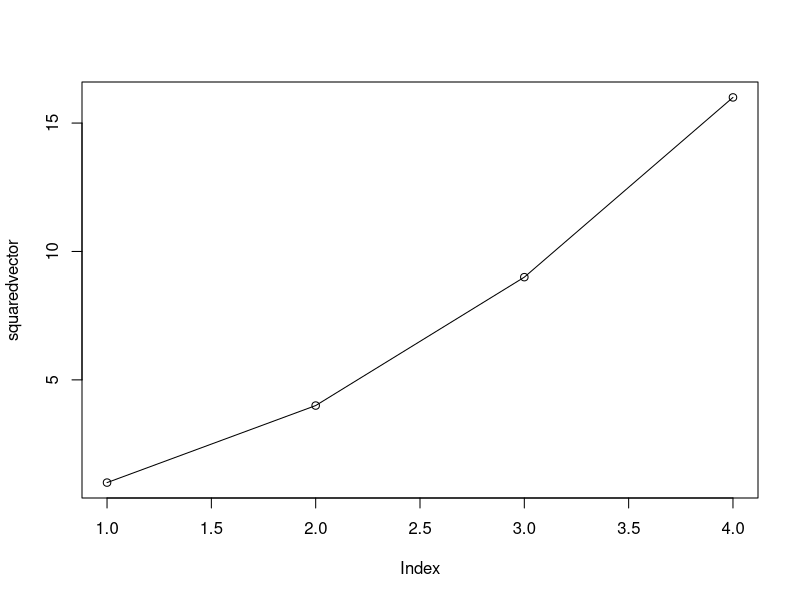
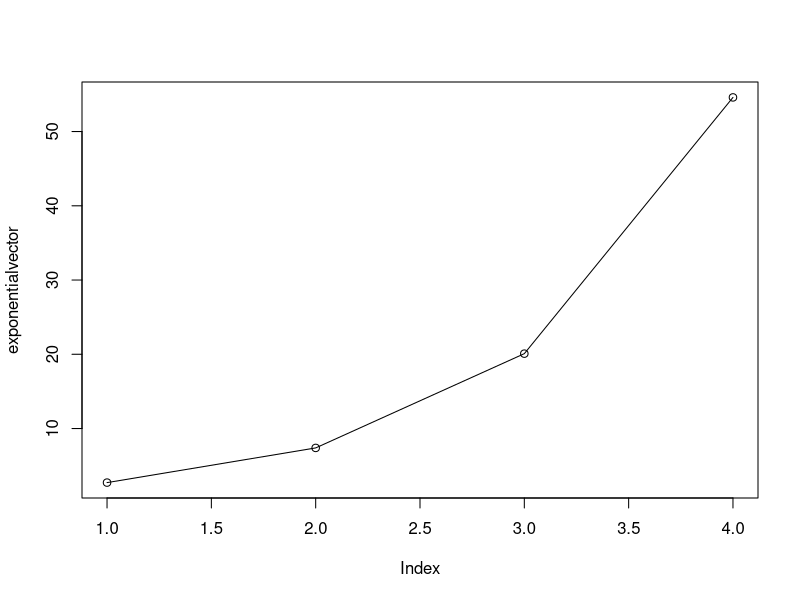
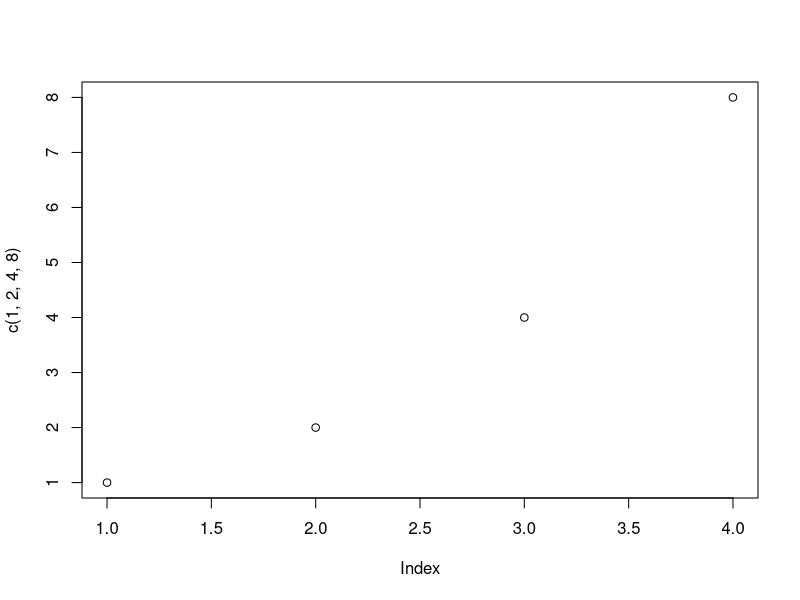

The R script that drew these images, in order:
































x <- c(1,2,3,4)

squared <- function(x){x^2}
exponential <- function(x){exp(x)}

squaredvector <- squared(x)
exponentialvector <- exponential(x)

plot(squaredvector, type = "o")
plot(exponentialvector, type = "o")

plot(c(1,2,4,8))
